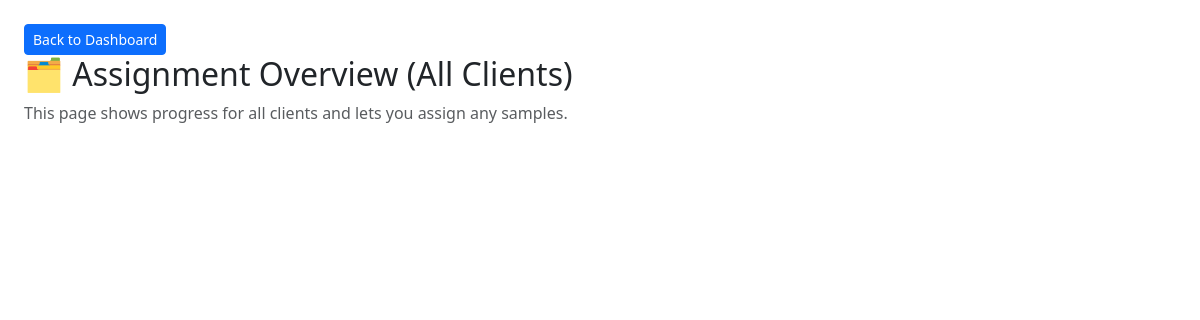
The page /manager/assign-overview/ (signed in) on the database as committed earlier.
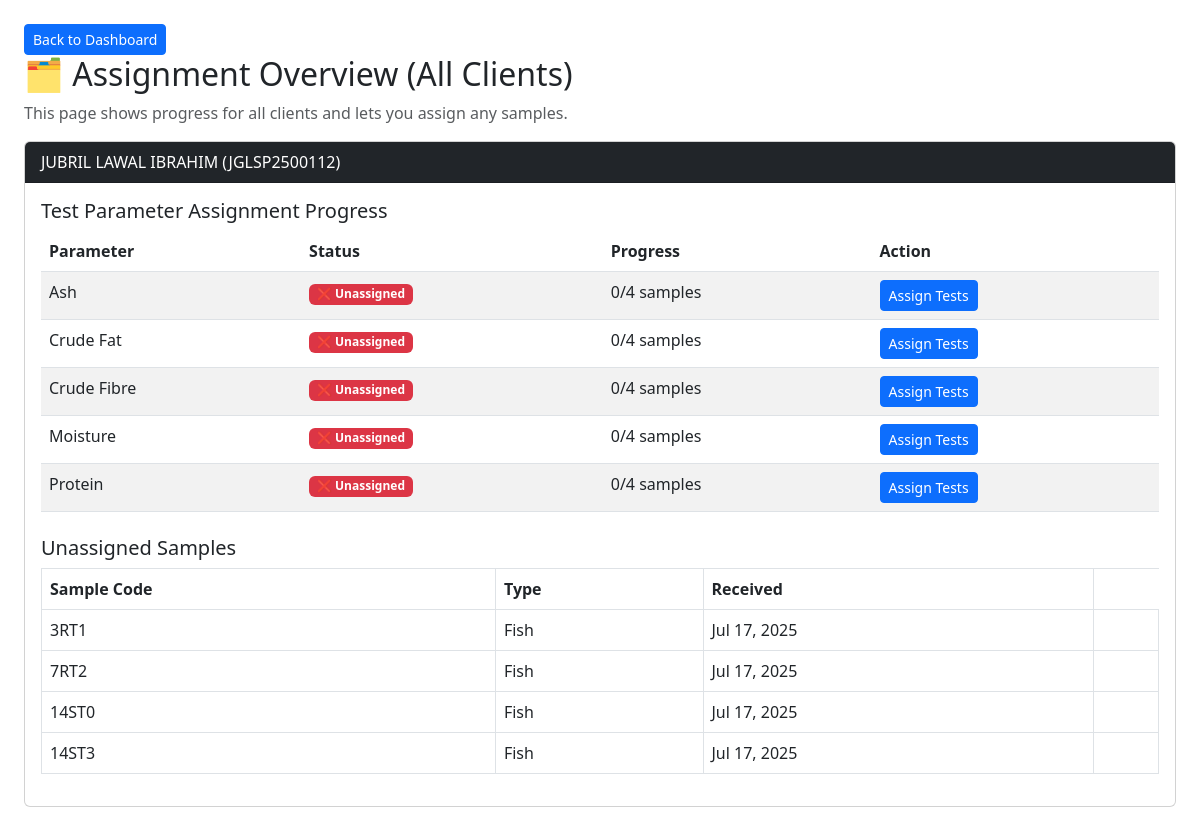
The same page on the database as committed later.
### lims/models/client.py (models this page shows, shortened)
class Client(models.Model):
    client_id = models.CharField(max_length=20, unique=True)
    name = models.CharField(max_length=100)
    organization = models.CharField(max_length=150)
    email = models.EmailField()
    phone = models.CharField(max_length=20)
    address = models.TextField()
    token = models.CharField(max_length=20, unique=True, blank=True)
    created = models.DateTimeField(auto_now_add=True)
    coa_released = models.BooleanField(default=False)
    summary_text = models.TextField(blank=True, null=True)
    summary_confirmed = models.BooleanField(default=False)

### lims/models/parameter.py (models this page shows, shortened)
class Parameter(models.Model):
    group = models.ForeignKey(ParameterGroup, on_delete=models.CASCADE)
    default_equipment = models.ForeignKey(
        Equipment,
        null=True,
        blank=True,
        on_delete=models.SET_NULL,
        help_text="Preferred device for this test"
    )
    name = models.CharField(max_length=100)
    unit = models.CharField(max_length=20)
    method = models.CharField(max_length=150)
    ref_limit = models.CharField(max_length=50)
    default_price = models.DecimalField(max_digits=8, decimal_places=2)

### lims/models/sample.py (models this page shows)
class Sample(models.Model):
    client = models.ForeignKey(Client, on_delete=models.CASCADE)
    sample_code = models.CharField(max_length=50)
    sample_type = models.CharField(max_length=100)
    weight = models.DecimalField(max_digits=6, decimal_places=2)
    temperature = models.DecimalField(max_digits=5, decimal_places=2, null=True, blank=True)
    humidity = models.DecimalField(max_digits=5, decimal_places=2, null=True, blank=True)
    status = models.CharField(max_length=20, choices=SampleStatus.choices, default=SampleStatus.RECEIVED)
    received_date = models.DateField(auto_now_add=True)
    verified_at = models.DateTimeField(null=True, blank=True)
    coa_released = models.BooleanField(default=False)
    manager_comment = models.TextField(blank=True, null=True)

### lims/views/assign_test.py (the view)
# urls.py: path("manager/assign-overview/", assign_overview_all_clients, name="assign_overview_all_clients"),
@login_required
def assign_overview_all_clients(request):
    clients = Client.objects.all().order_by("-client_id")
    client_data = []
    for client in clients:
        samples = Sample.objects.filter(client=client).exclude(sample_type="QC")
        total_samples = samples.count()
        assigned_sample_ids = TestAssignment.objects.filter(
            sample__client=client,
            analyst__isnull=False
        ).values_list("sample_id", flat=True)
        unassigned_samples = samples.exclude(id__in=assigned_sample_ids)
        parameter_stats = (
            TestAssignment.objects
            .filter(sample__client=client, analyst__isnull=False)
            .exclude(sample__sample_type="QC")
            .values('parameter_id')
            .annotate(assigned_count=Count('sample', distinct=True))
        )
        assigned_lookup = {
            stat['parameter_id']: stat['assigned_count'] for stat in parameter_stats
        }
        parameter_ids = (
            TestAssignment.objects
            .filter(sample__client=client)
            .exclude(sample__sample_type="QC")
            .values_list('parameter', flat=True)
            .distinct()
        )
        parameters = Parameter.objects.filter(id__in=parameter_ids).order_by('name')
        for param in parameters:
            param.assigned_count = assigned_lookup.get(param.id, 0)
        control_stats = (
            TestAssignment.objects
            .filter(sample__client=client, is_control=True)
            .values('parameter')
            .annotate(control_sample_id=F('sample_id'))
        )
        control_lookup = {
            stat['parameter']: stat['control_sample_id'] for stat in control_stats
        }
        client_data.append({
            "client": client,
            "parameters": parameters,
            "assigned_lookup": assigned_lookup,
            "total_samples": total_samples,
            "unassigned_samples": unassigned_samples,
            "control_lookup": control_lookup,
        })
    return render(request, "lims/manager/assign_overview_all_clients.html", {
        "client_data": client_data
    })

### lims/templates/lims/manager/assign_overview_all_clients.html (shortened to what this page needs)
{% load static %}
<!DOCTYPE html>
<html>
<head>
  <link rel="stylesheet" href="https://cdn.jsdelivr.net/npm/bootstrap@5.3.0/dist/css/bootstrap.min.css">
</head>
<body class="p-4">
 <a href="{% url 'manager_dashboard' %}"
                       class="btn btn-sm btn-primary">
                      Back to Dashboard
                    </a>
  <h2>🗂️ Assignment Overview (All Clients)</h2>
  <p class="text-muted">This page shows progress for all clients and lets you assign any samples.</p>
  {% for entry in client_data %}
    <div class="card mb-5">
      <div class="card-header bg-dark text-white">
        {{ entry.client.name }} ({{ entry.client.client_id }})
      </div>
      <div class="card-body">
        <h5>Test Parameter Assignment Progress</h5>
        {% if entry.parameters %}
          <table class="table table-striped mb-4">
            <thead>
              <tr>
                <th>Parameter</th>
                <th>Status</th>
                <th>Progress</th>
                <th>Action</th>
              </tr>
            </thead>
            <tbody>
              {% for param in entry.parameters %}
                {% with assigned=param.assigned_count %}
                <tr>
                  <td>{{ param.name }}</td>
                  <td>
                    {% if assigned == entry.total_samples %}
                      <span class="badge bg-success">✅ Fully Assigned</span>
                    {% elif assigned > 0 %}
                      <span class="badge bg-warning text-dark">⚠️ Partial</span>
                    {% else %}
                      <span class="badge bg-danger">❌ Unassigned</span>
                    {% endif %}
                  </td>
                  <td>{{ assigned|default:0 }}/{{ entry.total_samples }} samples</td>
                  <td>
                    <a href="{% url 'assign_parameter_tests' entry.client.client_id param.id %}"
                       class="btn btn-sm btn-primary">
                      Assign Tests
                    </a>
                  </td>
                </tr>
                {% endwith %}
              {% endfor %}
            </tbody>
          </table>
        {% else %}
          <div class="alert alert-secondary">No parameters found for this client.</div>
        {% endif %}
        <h5>Unassigned Samples</h5>
        {% if entry.unassigned_samples %}
          <table class="table table-bordered">
            <thead>
              <tr>
                <th>Sample Code</th>
                <th>Type</th>
                <th>Received</th>
              </tr>
            </thead>
            <tbody>
              {% for s in entry.unassigned_samples %}
                <tr>
                  <td>{{ s.sample_code }}</td>
                  <td>{{ s.sample_type }}</td>
                  <td>{{ s.received_date|date:"M d, Y" }}</td>
                  <td>
                  </td>
                </tr>
              {% endfor %}
            </tbody>
          </table>
        {% else %}
          <div class="alert alert-success">🎉 All samples assigned for this client.</div>
        {% endif %}
      </div>
    </div>
  {% endfor %}
</body>
</html>

Rows that differ between the two databases and show on the page:
added Client: client.name "JUBRIL LAWAL IBRAHIM", client.client_id "JGLSP2500112"
now on this page (row unchanged): Parameter: name "Ash", assigned_count "0", total_samples "4"
now on this page (row unchanged): Parameter: name "Crude Fat", assigned_count "0", total_samples "4"
now on this page (row unchanged): Parameter: name "Crude Fibre", assigned_count "0", total_samples "4"
now on this page (row unchanged): Parameter: name "Moisture", assigned_count "0", total_samples "4"
now on this page (row unchanged): Parameter: name "Protein", assigned_count "0", total_samples "4"
added Sample: sample_code "3RT1", sample_type "Fish", received_date "Jul 17, 2025"
added Sample: sample_code "7RT2", sample_type "Fish", received_date "Jul 17, 2025"
added Sample: sample_code "14ST0", sample_type "Fish", received_date "Jul 17, 2025"
added Sample: sample_code "14ST3", sample_type "Fish", received_date "Jul 17, 2025"
